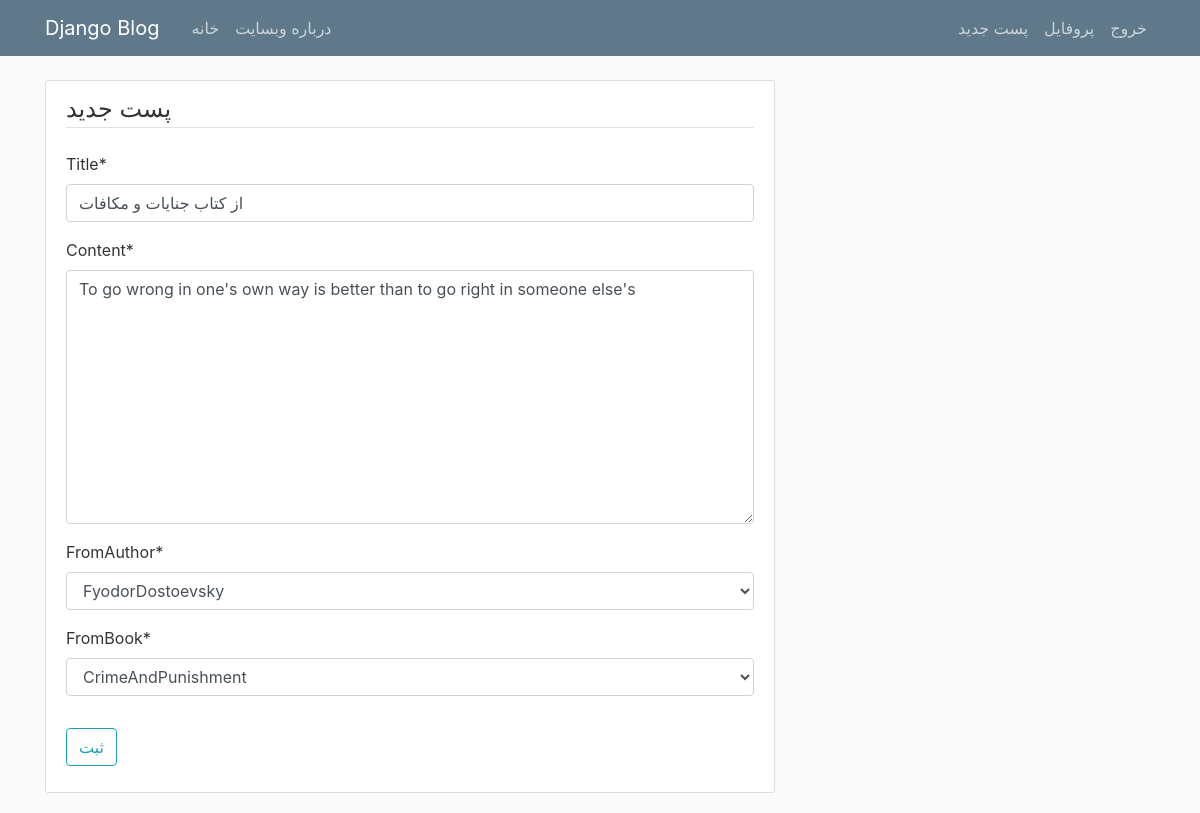
The app's page /post/1/update/ (signed in) with its own data.
### blog/models.py (models this page shows, shortened)
class Post(models.Model):
    title = models.CharField(max_length=100)
    content = models.TextField()
    date_posted = models.DateTimeField(default=timezone.now)
    author = models.ForeignKey(User, on_delete=models.CASCADE)
    FromAuthor = models.ForeignKey(Author, on_delete=models.CASCADE)
    FromBook   = models.ForeignKey(Book,on_delete=models.CASCADE)
    Likes      = models.ManyToManyField(User,blank=True,related_name='Likes')
    Dislikes   = models.ManyToManyField(User,blank=True,related_name='Dislikes')

### blog/views.py (the view, shortened to what this page needs)
# urls.py: path('post/<int:pk>/update/', PostUpdateView.as_view(), name='post-update'),
class PostUpdateView(LoginRequiredMixin, UserPassesTestMixin, UpdateView):
    model = Post
    fields = ['title', 'content','FromAuthor','FromBook']
    def test_func(self):
        post = self.get_object()
        if self.request.user == post.author:
            return True
        return False

### author/models.py (called while the page is built)
    def __str__(self):
        return self.Fullname

### book/models.py (called while the page is built)
    def __str__(self):
        return self.BookName

### blog/templates/blog/post_form.html (shortened to what this page needs)
{% extends "blog/base.html" %}
{% load crispy_forms_tags %}
{% block content %}
    <div class="content-section">
        <form method="POST">
            <fieldset class="form-group">
                <legend class="border-bottom mb-4">پست جدید</legend>
                {{ form|crispy }}
            </fieldset>
            <div class="form-group">
                <button class="btn btn-outline-info" type="submit">ثبت</button>
            </div>
        </form>
    </div>
{% endblock content %}

### blog/static/blog/main.css (style rules this page uses)
body { background: #fafafa; color: #333333; margin-top: 5rem; }
.content-section { background: #ffffff; padding: 10px 20px; border: 1px solid #dddddd; border-radius: 3px; margin-bottom: 20px; }

### records on screen
Post: title "از کتاب جنایات و مکافات", content "To go wrong in one's own way is better than to go right in someone else's", FromAuthor "FyodorDostoevsky", FromBook "CrimeAndPunishment"
